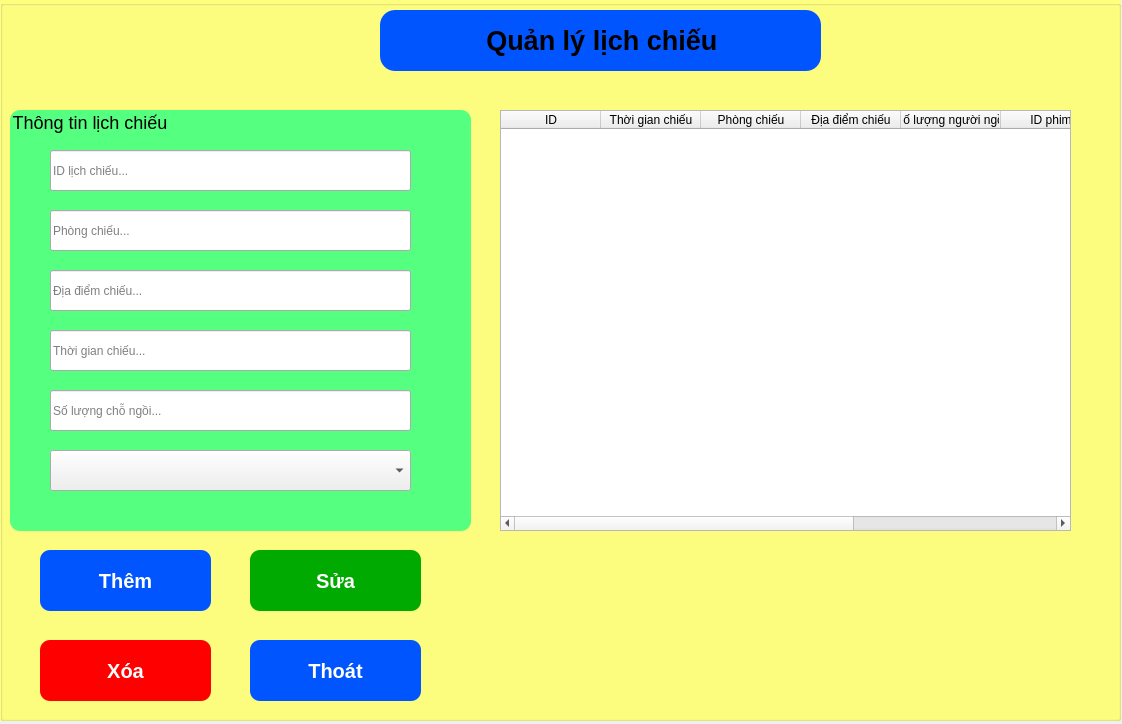
<?xml version="1.0" encoding="UTF-8"?>
<ui version="4.0">
 <class>MainWindow</class>
 <widget class="QMainWindow" name="MainWindow">
  <property name="geometry">
   <rect>
    <x>0</x>
    <y>0</y>
    <width>1122</width>
    <height>724</height>
   </rect>
  </property>
  <property name="windowTitle">
   <string>Quản lý lịch chiếu</string>
  </property>
  <widget class="QWidget" name="centralwidget">
   <widget class="QGroupBox" name="groupBox">
    <property name="geometry">
     <rect>
      <x>0</x>
      <y>0</y>
      <width>1121</width>
      <height>721</height>
     </rect>
    </property>
    <property name="styleSheet">
     <string notr="true">QGroupBox{
	background-color:rgb(255, 255, 127);
}</string>
    </property>
    <property name="title">
     <string/>
    </property>
    <widget class="QGroupBox" name="groupBox_2">
     <property name="geometry">
      <rect>
       <x>380</x>
       <y>10</y>
       <width>441</width>
       <height>61</height>
      </rect>
     </property>
     <property name="styleSheet">
      <string notr="true">QGroupBox{
	background-color:rgb(0, 85, 255);
	border-radius: 15px;
}</string>
     </property>
     <property name="title">
      <string/>
     </property>
     <widget class="QLabel" name="label_3">
      <property name="geometry">
       <rect>
        <x>0</x>
        <y>0</y>
        <width>451</width>
        <height>61</height>
       </rect>
      </property>
      <property name="text">
       <string>&lt;html&gt;&lt;head/&gt;&lt;body&gt;&lt;p align=&quot;center&quot;&gt;&lt;span style=&quot; font-size:20pt; font-weight:600;&quot;&gt;Quản lý lịch chiếu &lt;/span&gt;&lt;/p&gt;&lt;/body&gt;&lt;/html&gt;</string>
      </property>
     </widget>
    </widget>
    <widget class="QGroupBox" name="groupBox_3">
     <property name="geometry">
      <rect>
       <x>10</x>
       <y>110</y>
       <width>461</width>
       <height>421</height>
      </rect>
     </property>
     <property name="styleSheet">
      <string notr="true">QGroupBox{
	background-color:rgb(85, 255, 127);
	font-size:18px;
	border-radius:10px;
}</string>
     </property>
     <property name="title">
      <string>Thông tin lịch chiếu</string>
     </property>
     <widget class="QLineEdit" name="txtIDLichchieu">
      <property name="geometry">
       <rect>
        <x>40</x>
        <y>40</y>
        <width>361</width>
        <height>41</height>
       </rect>
      </property>
      <property name="styleSheet">
       <string notr="true">font: 14pt &quot;MS Shell Dlg 2&quot;;</string>
      </property>
      <property name="readOnly">
       <bool>true</bool>
      </property>
      <property name="placeholderText">
       <string>ID lịch chiếu...</string>
      </property>
     </widget>
     <widget class="QLineEdit" name="txtPhongchieu">
      <property name="geometry">
       <rect>
        <x>40</x>
        <y>100</y>
        <width>361</width>
        <height>41</height>
       </rect>
      </property>
      <property name="styleSheet">
       <string notr="true">font: 14pt &quot;MS Shell Dlg 2&quot;;</string>
      </property>
      <property name="placeholderText">
       <string>Phòng chiếu...</string>
      </property>
     </widget>
     <widget class="QLineEdit" name="txtDiadiemchieu">
      <property name="geometry">
       <rect>
        <x>40</x>
        <y>160</y>
        <width>361</width>
        <height>41</height>
       </rect>
      </property>
      <property name="styleSheet">
       <string notr="true">font: 14pt &quot;MS Shell Dlg 2&quot;;</string>
      </property>
      <property name="placeholderText">
       <string>Địa điểm chiếu...</string>
      </property>
     </widget>
     <widget class="QLineEdit" name="txtThoigianchieu">
      <property name="geometry">
       <rect>
        <x>40</x>
        <y>220</y>
        <width>361</width>
        <height>41</height>
       </rect>
      </property>
      <property name="styleSheet">
       <string notr="true">font: 14pt &quot;MS Shell Dlg 2&quot;;</string>
      </property>
      <property name="placeholderText">
       <string>Thời gian chiếu...</string>
      </property>
     </widget>
     <widget class="QLineEdit" name="txtSoluong">
      <property name="geometry">
       <rect>
        <x>40</x>
        <y>280</y>
        <width>361</width>
        <height>41</height>
       </rect>
      </property>
      <property name="styleSheet">
       <string notr="true">font: 14pt &quot;MS Shell Dlg 2&quot;;</string>
      </property>
      <property name="placeholderText">
       <string>Số lượng chỗ ngồi...</string>
      </property>
     </widget>
     <widget class="QComboBox" name="cbPhim">
      <property name="geometry">
       <rect>
        <x>40</x>
        <y>340</y>
        <width>361</width>
        <height>41</height>
       </rect>
      </property>
     </widget>
    </widget>
    <widget class="QPushButton" name="btnTheml">
     <property name="geometry">
      <rect>
       <x>40</x>
       <y>550</y>
       <width>171</width>
       <height>61</height>
      </rect>
     </property>
     <property name="styleSheet">
      <string notr="true">QPushButton{
	font-size: 20px;
    border-radius: 10px;
	background-color: rgb(0, 85, 255);
	color:rgb(255, 255, 255);
	font-weight: bold;
}
QPushButton:hover{
	background-color: rgb(0, 170, 255);
	cursor: pointer;
}</string>
     </property>
     <property name="text">
      <string>Thêm</string>
     </property>
    </widget>
    <widget class="QPushButton" name="btnSual">
     <property name="geometry">
      <rect>
       <x>250</x>
       <y>550</y>
       <width>171</width>
       <height>61</height>
      </rect>
     </property>
     <property name="styleSheet">
      <string notr="true">QPushButton{
	font-size: 20px;
    border-radius: 10px;
	background-color: rgb(0, 170, 0);
	color:rgb(255, 255, 255);
	font-weight: bold;
}
QPushButton:hover{
	background-color:rgb(0, 255, 127);
	cursor: pointer;
}</string>
     </property>
     <property name="text">
      <string>Sửa</string>
     </property>
    </widget>
    <widget class="QPushButton" name="btnXoal">
     <property name="geometry">
      <rect>
       <x>40</x>
       <y>640</y>
       <width>171</width>
       <height>61</height>
      </rect>
     </property>
     <property name="styleSheet">
      <string notr="true">QPushButton{
	font-size: 20px;
    border-radius: 10px;
	background-color: rgb(255, 0, 0);
	color:rgb(255, 255, 255);
	font-weight: bold;
}
QPushButton:hover{
	background-color: rgb(255, 84, 84);
	cursor: pointer;
}</string>
     </property>
     <property name="text">
      <string>Xóa</string>
     </property>
    </widget>
    <widget class="QPushButton" name="btnThoatl">
     <property name="geometry">
      <rect>
       <x>250</x>
       <y>640</y>
       <width>171</width>
       <height>61</height>
      </rect>
     </property>
     <property name="styleSheet">
      <string notr="true">QPushButton{
	font-size: 20px;
    border-radius: 10px;
	background-color: rgb(0, 85, 255);
	color:rgb(255, 255, 255);
	font-weight: bold;
}
QPushButton:hover{
	background-color: rgb(0, 170, 255);
	cursor: pointer;
}</string>
     </property>
     <property name="text">
      <string>Thoát</string>
     </property>
    </widget>
    <widget class="QTableWidget" name="tableWidget">
     <property name="geometry">
      <rect>
       <x>500</x>
       <y>110</y>
       <width>571</width>
       <height>421</height>
      </rect>
     </property>
     <column>
      <property name="text">
       <string>ID</string>
      </property>
     </column>
     <column>
      <property name="text">
       <string>Thời gian chiếu</string>
      </property>
     </column>
     <column>
      <property name="text">
       <string>Phòng chiếu</string>
      </property>
     </column>
     <column>
      <property name="text">
       <string>Địa điểm chiếu</string>
      </property>
     </column>
     <column>
      <property name="text">
       <string>Số lượng người ngồi</string>
      </property>
     </column>
     <column>
      <property name="text">
       <string>ID phim</string>
      </property>
     </column>
     <column>
      <property name="text">
       <string>Ngày tạo</string>
      </property>
     </column>
     <column>
      <property name="text">
       <string>Ngày cập nhật</string>
      </property>
     </column>
    </widget>
   </widget>
  </widget>
 </widget>
 <resources/>
 <connections/>
</ui>
